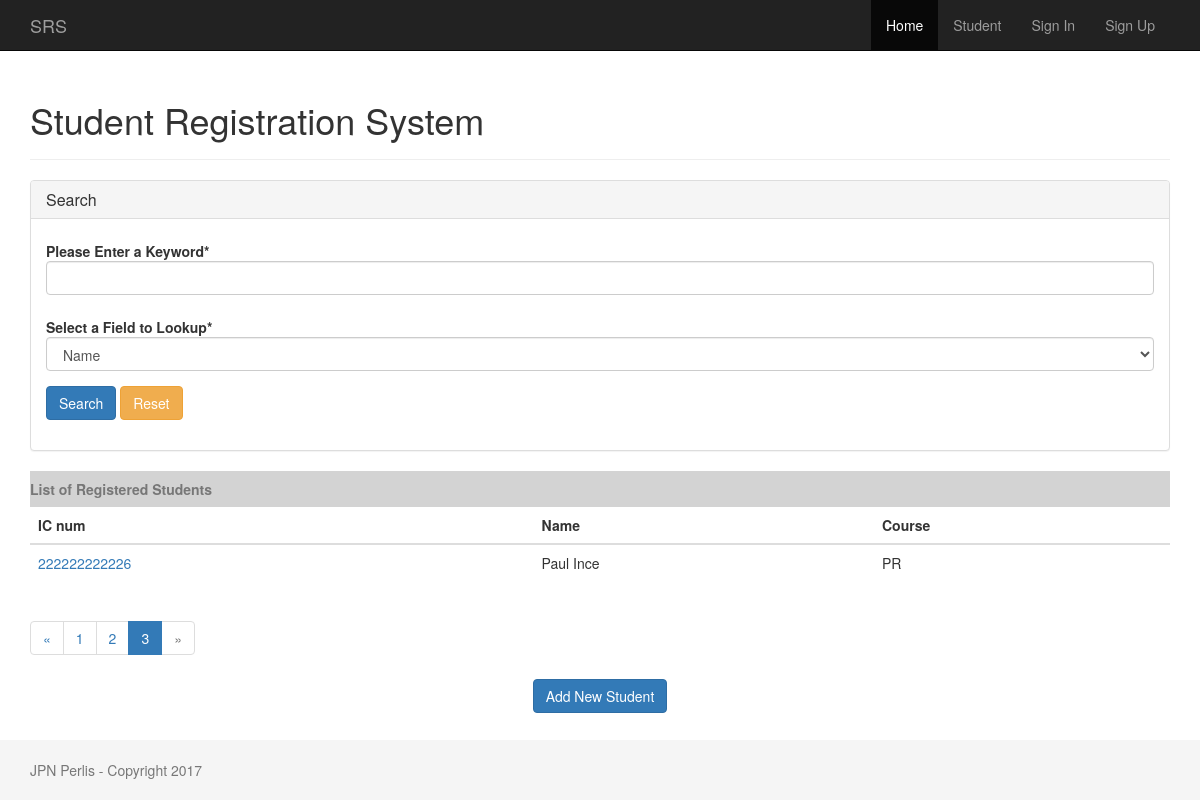
The app's page /home/?page=3&search=&select_buttons= with its own data.
### student/models.py (models this page shows, shortened)
class Student(models.Model):
    PROGAMMING = 'PR'
    NETWORKING = 'NT'
    PCTECH = 'PC'
    COURSE_CHOICES = (
        (PROGAMMING, 'Programming'),
        (NETWORKING, 'Networking'),
        (PCTECH, 'PC Technichian'),
    )
    createdby = models.ForeignKey('auth.User',on_delete=models.CASCADE)
    icnum = models.CharField('ID Number',max_length=12,unique=True,blank=False,null=False)
    name = models.CharField('Name',max_length=300)
    course = models.CharField('Courserwork',max_length=2,choices=COURSE_CHOICES,default=PCTECH,)
    created_date = models.DateTimeField('Created Date',default=timezone.now)

### student/views.py (the view)
# urls.py: 2. Add a URL to urlpatterns:  path('', views.home, name='home')
def home(request):
    if request.method == "POST" :
        select_buttons = request.POST.get("select_buttons", "")
        search = request.POST.get("search", "")
        page = 1
        if select_buttons == 'icnum':
            students = Student.objects.filter(icnum__startswith=search).order_by('created_date')
        elif select_buttons == 'course':
            students = Student.objects.filter(course__startswith=search).order_by('created_date')
        else:
            students = Student.objects.filter(name__startswith=search).order_by('created_date')
        if students:
            messages.success(request, str(len(students)) + " record(s) was/were found for keyword = " + str(request.POST.get("search", "")))
            page = 1
        else:
            messages.error(request, "Sorry, No record was found for keyword = " + str(request.POST.get("search", "")))
    else:
        select_buttons = request.GET.get("select_buttons", "")
        search = request.GET.get("search", "")
        if search:
            if select_buttons == 'icnum':
                students = Student.objects.filter(icnum__startswith=search).order_by('created_date')
            elif select_buttons == 'course':
                students = Student.objects.filter(course__startswith=search).order_by('created_date')
            else:
                students = Student.objects.filter(name__startswith=search).order_by('created_date')
        else:
            students = Student.objects.all().order_by('created_date')
        page = request.GET.get('page', 1)
    paginator = Paginator(students, 10)
    try:
        students = paginator.page(page)
    except PageNotAnInteger:
        students = paginator.page(1)
    except EmptyPage:
        students = paginator.page(paginator.num_pages)
    return render(request, 'student/home.html', {'form': SearchForm(), 'students': students,
        'search':search, 'select_buttons': select_buttons })

### student/forms.py
class SearchForm(forms.Form):
    search = forms.CharField(label="Please Enter a Keyword")
    select_buttons = forms.ChoiceField(
        label='Select a Field to Lookup',
        choices = (
            ('name', "Name"),
            ('icnum', "ID/IC Number"),
            ('course', "Course")
        ),
        widget = forms.Select,
        initial = 'name',
    )
    helper = FormHelper()
    helper.form_class = 'form-horizontal'
    helper.layout = Layout(
        Field('search', css_class='input-xlarge'),
        Field('select_buttons', css_class='input-xlarge'),
        FormActions(
            Submit('submit_change', 'Search', css_class="btn-primary"),
            HTML('<a class="btn btn-warning" href={% url "student_home" %}>Reset</a>'),
        )
    )

### templates/student/home.html (shortened to what this page needs)
{% extends 'baseproj.html' %}
{% load crispy_forms_tags %}
{% block content %}
<div class="page-header">
  <h1>Student Registration System</h1>
</div>
<div class="panel panel-default">
    <div class="panel-heading">
        <h1 class="panel-title">Search</h1>
    </div>
    <div class="panel-body">
      {% crispy form %}
    </div>
</div>
   	<table class="table">
      <caption style="border: inherit; background-color: lightgrey;">
            <span class="align-centre"><strong>List of Registered Students</strong></span>
        </caption>
        <thead class="thead-inverse">
          <tr>
            <th>IC num</th>
            <th>Name</th>
            <th>Course</th>
          </tr>
        </thead>
        <tbody>
        {% if students  %}
          {% for student in students %}
            <tr>
              <td>
                <a href="{% url 'student_detail' student.pk %}">{{ student.icnum }}</a>
              </td>
              <td class="align-middle">{{ student.name }}</td>
              <td class="align-middle">{{ student.course }}</td>
            </tr>
          {% endfor %}
        {% else %}
        	<tr>
        	  <td colspan="3">No Records so far..!!</td>
              <td>
              </td>
            </tr>
        {% endif %}
        </tbody>
    </table>
    <div class="center-block">
      {% if students.has_other_pages %}
        <ul class="pagination">
          {% if students.has_previous %}
            <li><a href="?page={{ students.previous_page_number }}&search={{ search }}&select_buttons={{ select_buttons }}">&laquo;</a></li>
          {% else %}
            <li class="disabled"><span>&laquo;</span></li>
          {% endif %}
          {% for i in students.paginator.page_range %}
            {% if students.number == i %}
              <li class="active"><span>{{ i }} <span class="sr-only">(current)</span></span></li>
            {% else %}
              <li><a href="?page={{ i }}&search={{ search }}&select_buttons={{ select_buttons }}">{{ i }}</a></li>
            {% endif %}
          {% endfor %}
          {% if students.has_next %}
            <li><a href="?page={{ students.next_page_number }}&search={{ search }}&select_buttons={{ select_buttons }}">&raquo;</a></li>
          {% else %}
            <li class="disabled"><span>&raquo;</span></li>
          {% endif %}
        </ul>
      {% endif %}
    </div>
       <p class="text-center">
	    <a href="{% url 'student_new' %}" class="btn btn-primary" >Add New Student</a>
	  </p>
{% endblock %}

### static/css/sticky-footer-navbar.css (style rules this page uses)
html { position: relative; min-height: 100%; }
body { margin-bottom: 60px; }
.form-horizontal .form-group { margin-right: 0px; margin-left: 0px; }

### records on screen
Student: icnum "222222222226", name "Paul Ince", course "PR"

### other values on screen
{{ i }} "1" "2"
{{ i }} "3"
